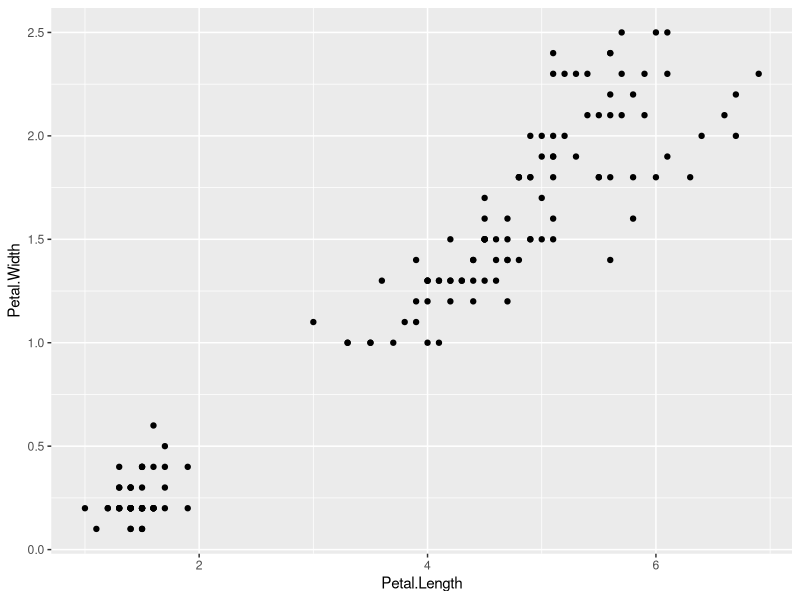
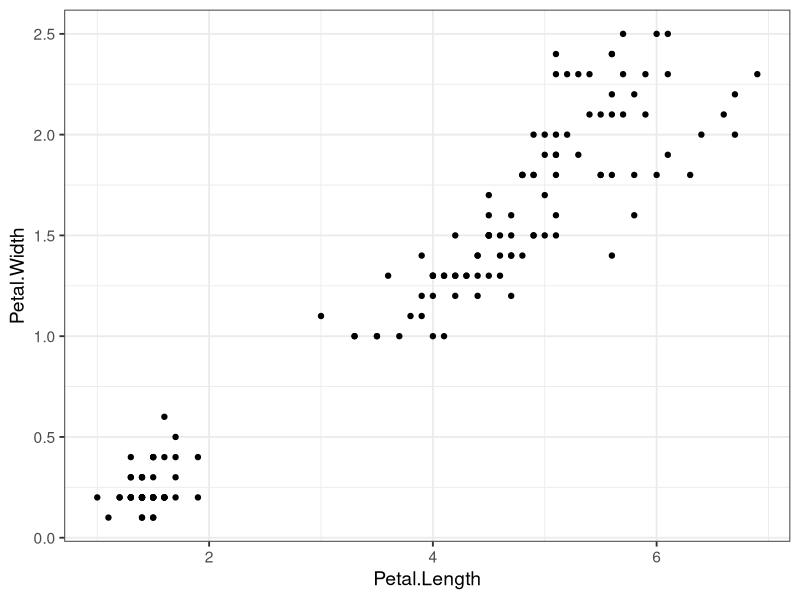
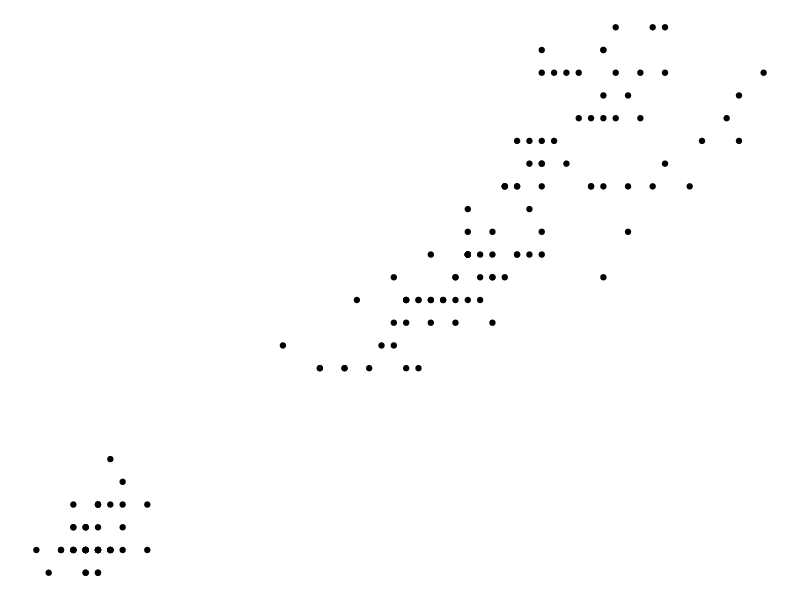
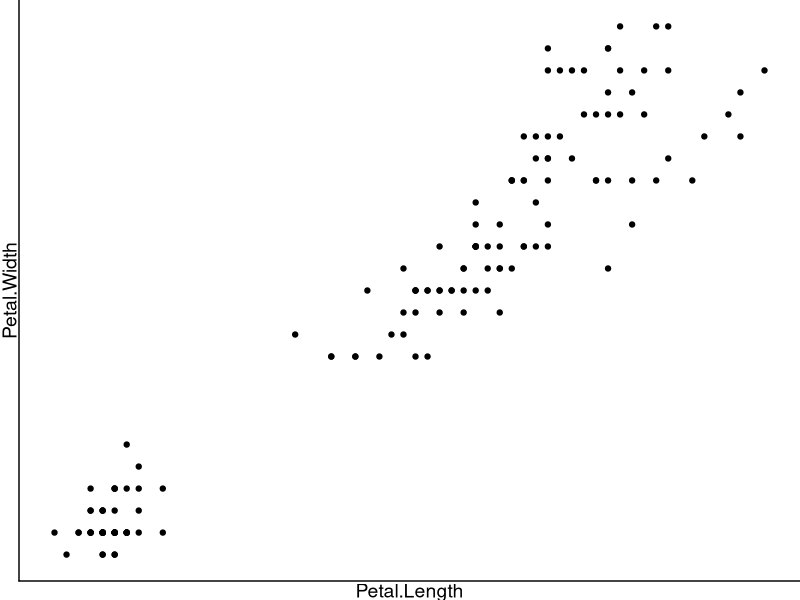
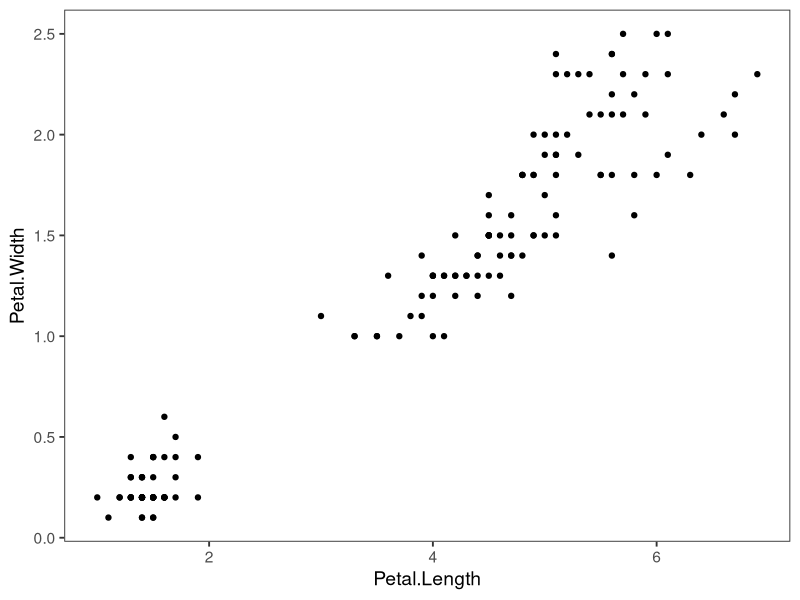
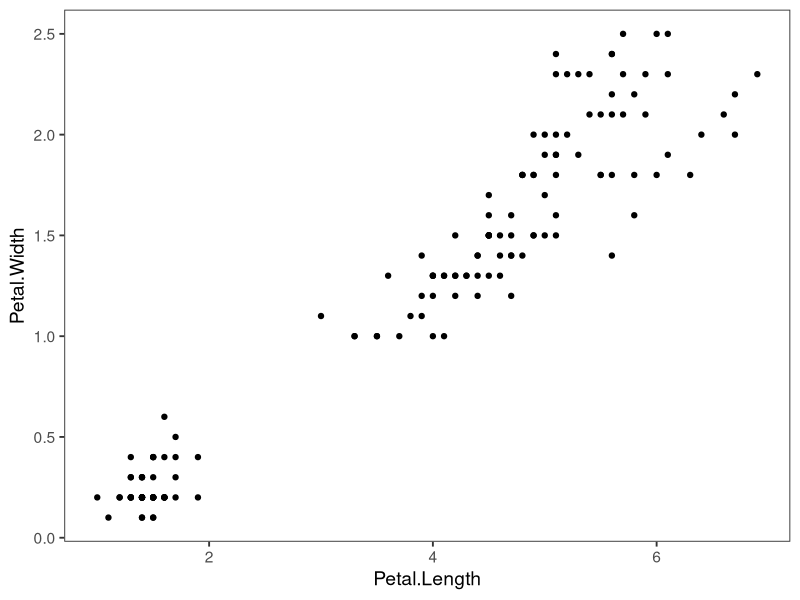
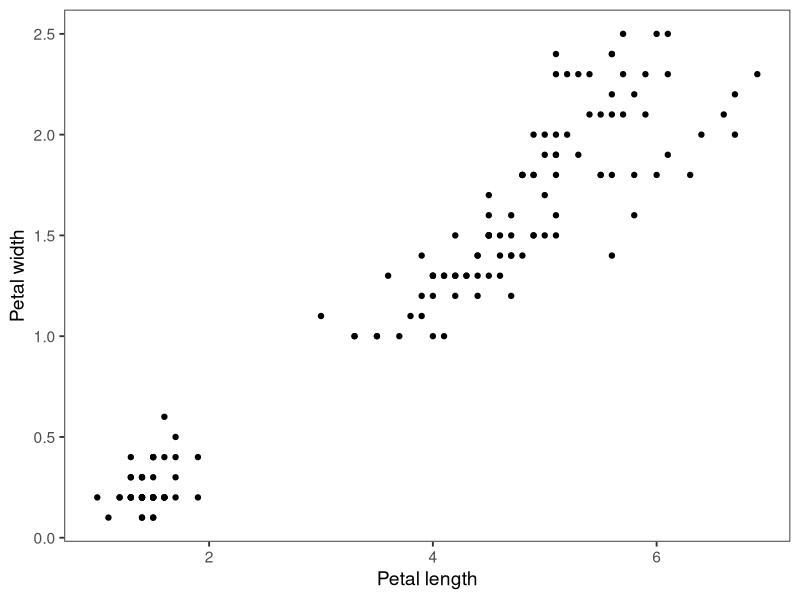
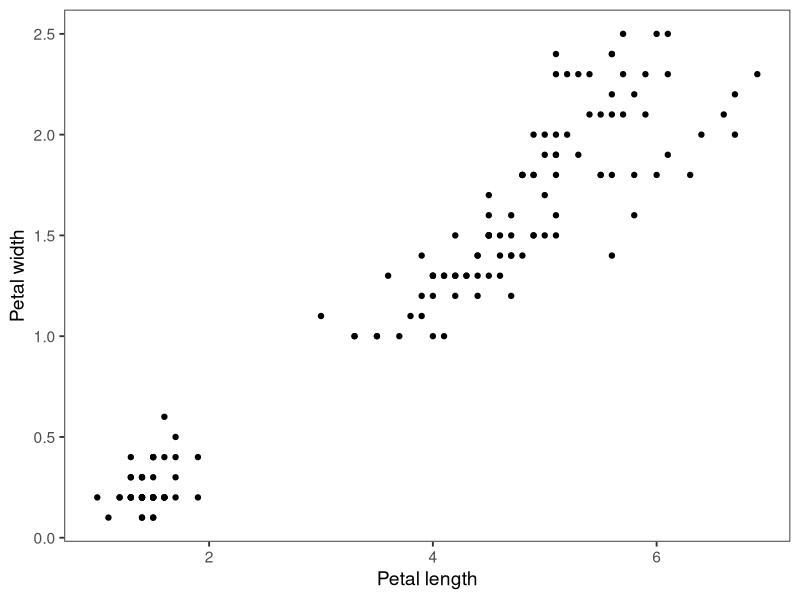

Here is the R script that generated these plots, in order:
## ---- chunk 1
knitr::opts_chunk$set(echo = TRUE)
library(tidyverse)
theme_set(theme_grey())
## ---- chunk 2
library(tidyverse)
## ---- chunk 3
data("iris") #import like this is possible for R's inbuilt datasets
head(iris)
summary(iris) #dataset is present in the workspace with the dataset name
## ---- chunk 4
ggplot(data = iris) +
  aes(x=Petal.Length, y=Petal.Width) +
  geom_point()
## ---- chunk 5
ggplot(data = iris) +
  aes(x=Petal.Length, y=Petal.Width) +
  geom_point() +
  theme_bw(base_size = 14)
## ---- chunk 6
ggplot(data = iris) +
  aes(x=Petal.Length, y=Petal.Width) +
  geom_point() +
  theme_void(base_size = 14)
## ---- chunk 7
ggplot(data = iris) +
  aes(x=Petal.Length, y=Petal.Width) +
  geom_point() +
  theme_void(base_size = 14) +
  theme(axis.title.x = element_text(color = "black")) +
  theme(axis.title.y = element_text(color = "black", angle = 90)) +
  theme(axis.line.x.bottom = element_line(color="black", linetype = 1, size=.5)) +
  theme(axis.line.y.left = element_line(color="black", linetype = 1, size=.5))
## ---- chunk 8
ggplot(data = iris) +
  aes(x=Petal.Length, y=Petal.Width) +
  geom_point() +
  theme_bw(base_size = 14)+
  theme(panel.grid = element_blank())
## ---- chunk 9
theme_set(theme_bw(base_size = 14))
## ---- chunk 10
p <- ggplot(data = iris) +
  aes(x=Petal.Length, y=Petal.Width) +
  geom_point() +
  theme_bw(base_size = 14)+
  theme(panel.grid = element_blank())
## ---- chunk 11
p
## ---- chunk 12
p + labs(x="Petal length", y="Petal width")
## ---- chunk 13
p2 <- p + labs(x="Petal length", y="Petal width")
## ---- chunk 14
p2
## ---- chunk 15
p2 + xlim(c(2,6)) + ylim(c(0,2))
## ---- chunk 16
p2 + xlim(c(2,NA)) + ylim(c(0,2))
## ---- chunk 17
p2 + scale_x_log10()
## ---- chunk 18
ggplot(data = iris, mapping = aes(x=Petal.Length, y=Petal.Width))
## ---- chunk 19
ggplot(data = iris, mapping = aes(x=Petal.Length, y=Petal.Width)) + geom_point()
## ---- chunk 20
head(iris)
## ---- chunk 21
ggplot(data = iris, mapping = aes(x=Petal.Length, y=Petal.Width, color=Species)) + geom_point()
## ---- chunk 22
ggplot(data = iris, mapping = aes(x=Petal.Length, y=Petal.Width, size=Species)) + geom_point()
## ---- chunk 23
ggplot(data = iris, mapping = aes(x=Petal.Length, y=Petal.Width, size=Sepal.Length, color=Species, alpha=Petal.Length)) + geom_point()
## ---- chunk 24
ggplot(data = iris, mapping = aes(x=Petal.Length, y=Petal.Width, color=Species)) +
  geom_point(size=5, alpha=0.5)
## ---- chunk 25
ggplot(data = iris, mapping = aes(x=Petal.Length, y=Petal.Width, color=Species)) +
  geom_point(size=5, alpha=0.5, shape=15)
## ---- chunk 26
p <- ggplot(data = iris, mapping = aes(x=Petal.Length, y=Petal.Width, color=Species)) +
  geom_point(size=5, alpha=0.5)

p + theme(legend.position = "none")
## ---- chunk 27
p + theme(legend.position = "top", legend.justification = "right") +
  guides(color = guide_legend(title="Type:"))
## ---- chunk 28
p + geom_line()
## ---- chunk 29
p + geom_smooth(method = "lm")
## ---- chunk 30
ggplot(data = iris, mapping = aes(x=Petal.Length, y=Petal.Width)) +
  geom_point(aes(color=Species), size=5, alpha=0.5) +
  geom_smooth(method = "lm", color="black")
## ---- chunk 31

ggplot(data = iris, mapping = aes(x=Petal.Length, y=Petal.Width)) +
  geom_smooth(method = "lm", color="black") +
  geom_point(aes(color=Species), size=5, alpha=0.5)
